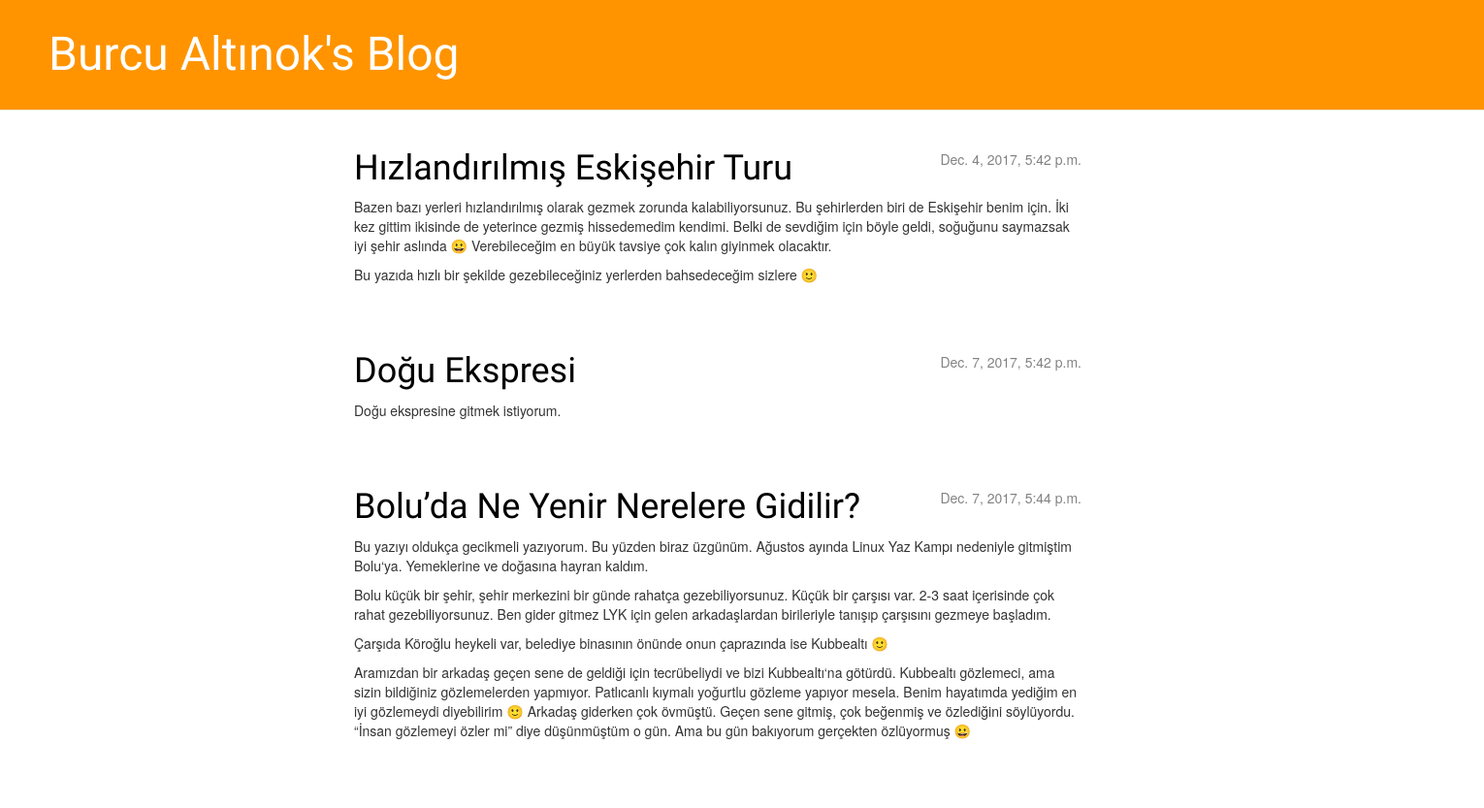
Before: / with the older database file.
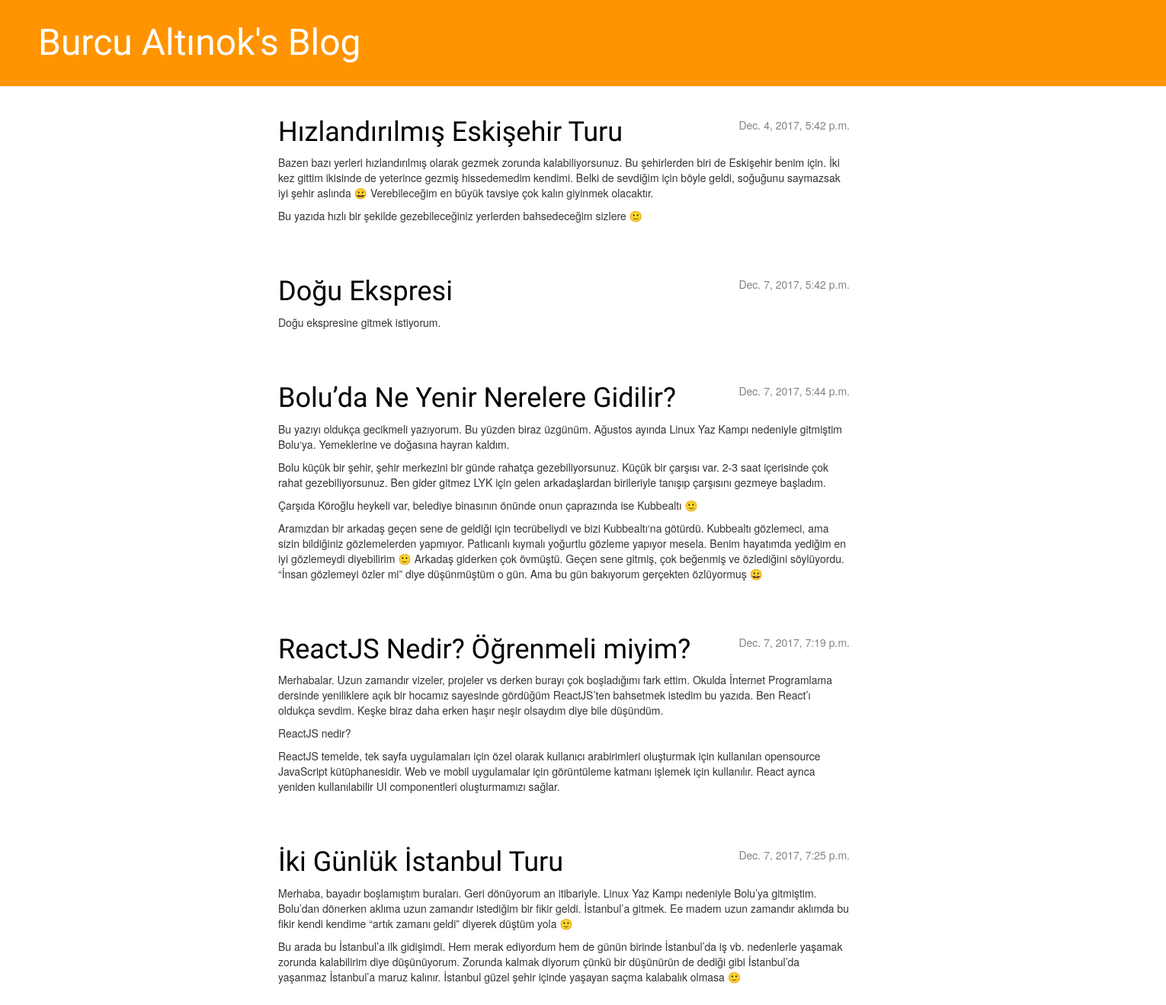
After: the same page with the newer database file.
### blog/models.py (models this page shows, shortened)
class Post(models.Model): #Modelimizi nesne turunden tanimladik
    yazar = models.ForeignKey('auth.User')
    baslik = models.CharField(max_length=200) #kısa metinleri tanımlar.
    yazi = models.TextField() #uzun metinleri tanımlar.
    yaratilma_tarihi = models.DateTimeField(
           default=timezone.now)
    yayinlanma_tarihi = models.DateTimeField(
           blank=True, null=True)

### blog/views.py (the view)
# urls.py: url(r'^$', views.post_list, name='post_list'),
def post_list(request):
    posts = Post.objects.filter(yayinlanma_tarihi__lte=timezone.now()).order_by('yayinlanma_tarihi')
    return render(request, 'blog/post_list.html', {'posts': posts})

### blog/templates/blog/post_list.html (shortened to what this page needs)
{% extends 'blog/base.html' %}
{% load staticfiles %}
        {% block content %}
    {% for post in posts %}
        <div class="post">
            <div class="date">
                {{ post.yayinlanma_tarihi }}
            </div>
            <h1><a href="{% url 'post_detail' pk=post.pk %}">{{ post.baslik }}</a></h1>
            <p>{{ post.yazi|linebreaks }}</p>
        </div>
    {% endfor %}
{% endblock %}

Changed rows visible on the page:
added Post: yayinlanma_tarihi "Dec. 7, 2017, 7:19 p.m.", baslik "ReactJS Nedir? Öğrenmeli miyim?", yazi "Merhabalar. Uzun zamandır vizeler, projeler vs derken burayı çok boşladığımı fark ettim. Okulda İnternet Programlama dersinde yeniliklere açık bir hocamız sayesinde gördüğüm ReactJS’ten bahsetmek istedim bu yazıda. Ben React’ı oldukça sevdim. Keşke biraz daha erken haşır neşir olsaydım diye bile düşündüm. ReactJS nedir? ReactJS temelde, tek sayfa uygulamaları için özel olarak kullanıcı arabirimleri oluşturmak için kullanılan opensource JavaScript kütüphanesidir. Web ve mobil uygulamalar için görüntüleme katmanı işlemek için kullanılır. React ayrıca yeniden kullanılabilir UI componentleri oluşturmamızı sağlar."
added Post: yayinlanma_tarihi "Dec. 7, 2017, 7:25 p.m.", baslik "İki Günlük İstanbul Turu", yazi "Merhaba, bayadır boşlamıştım buraları. Geri dönüyorum an itibariyle. Linux Yaz Kampı nedeniyle Bolu’ya gitmiştim. Bolu’dan dönerken aklıma uzun zamandır istediğim bir fikir geldi. İstanbul’a gitmek. Ee madem uzun zamandır aklımda bu fikir kendi kendime “artık zamanı geldi” diyerek düştüm yola 🙂 Bu arada bu İstanbul’a ilk gidişimdi. Hem merak ediyordum hem de günün birinde İstanbul’da iş vb. nedenlerle yaşamak zorunda kalabilirim diye düşünüyorum. Zorunda kalmak diyorum çünkü bir düşünürün de dediği gibi İstanbul’da yaşanmaz İstanbul’a maruz kalınır. İstanbul güzel şehir içinde yaşayan saçma kalabalık olmasa 🙂"
